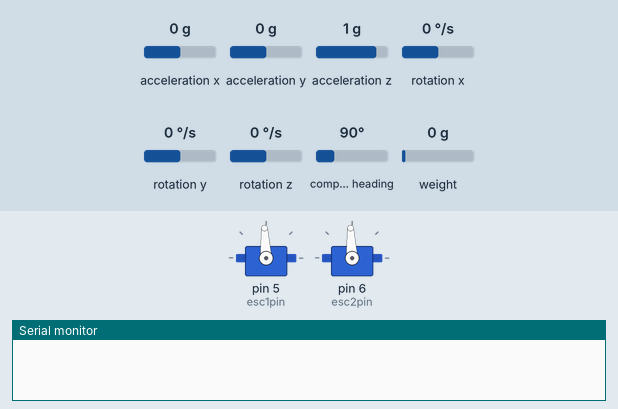
Simulated run of this sketch. Board: Arduino Uno, built with avr-gcc and run on an emulated ATmega328P. On the bench: 2 × servo, the last lines printed to the serial monitor. The test bench sets the inputs (shaded band); at power-on: acceleration x 0 g, acceleration y 0 g, acceleration z 1 g, rotation x 0 °/s, rotation y 0 °/s, rotation z 0 °/s, compass heading 90°, weight on the scale 0 g.

Above: at 0.1 s.
At 37.1 s:
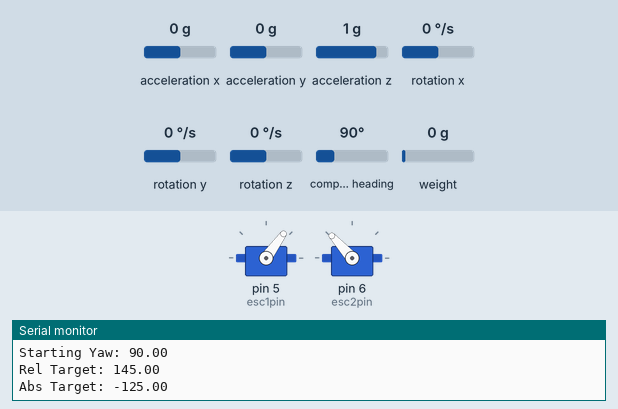
Timing chart, 0 to 38.6 s (numbered marks = the images above):
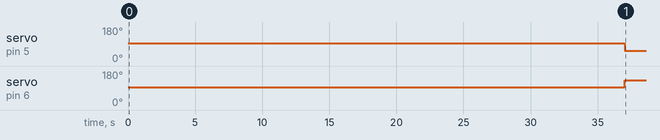

The sketch:

noPID.ino
```cpp
#include <MPU9250.h>
#include "eeprom_utils.h"
#include <Wire.h>
#include <Servo.h>
#include <HX711_ADC.h>
#include "HX711.h"

#define calib false
#define IMU_READ_PERIOD_MS 25
#define mag_dec -3.11

#define TARGET 145.0
#define maxPWM 1900
#define minPWM 1100
#define stallPWM 1500
#define minThrustThresh 150


#define DOUT  3
#define CLK  2
//#define commonThrustPower 75
//#define thrustTime 5000
#define loadCellFrequency 5 //in Hz
#define thresholdForceChangePerSecond 2.0 //if the rate of change in force deceted by the load cell is more than this value, motors will engage

#define angleThresh 15

byte esc1pin = 5; //right motor
byte esc2pin = 6; //left motor
Servo rightESC;
Servo leftESC;

//const int forwardPWM = PWMstall + ((PWMmax_F - PWMstall) * commonThrustPower / 100);

HX711 scale;

boolean thrust = false;
unsigned long initT = 0;

float calibration_factor = 20000.21; //-7050 worked for my 440lb max scale setup

MPU9250 mpu;

double starting;
double targetAbs;

void setup() {

  Serial.begin(115200);
  Wire.begin();
  rightESC.attach(esc1pin);
  leftESC.attach(esc2pin);
  stopThrust();
  delay(5000);

  // Open serial communications and wait for port to open:

  if (!mpu.setup(0x68)) {
    while(1) {
      Serial.println("MPU connection failed. Please check your connection with `connection_check` example.");
      delay(5000);
    }
  }

  if (calib) {
    Serial.println("Accel & Gyro");
    mpu.calibrateAccelGyro();
    Serial.println("Mag");
    mpu.calibrateMag();
    saveCalibration();
  }

  loadCalibration();
  mpu.setMagneticDeclination(mag_dec);

  while (!mpu.update()) {
    Serial.println("Init reading failed");
    delay(100);
  }

  unsigned long initT = millis();
  Serial.println("Waiting for PID reset");
  while (millis() < initT + 10000) {
    mpu.update();
    delay(50);
  }

  starting = mpu.getYaw();
  targetAbs = getAbs(starting, TARGET);

  Serial.println("Starting Yaw: " + String(starting));
  Serial.println("Rel Target: " + String(TARGET));
  Serial.println("Abs Target: " + String(targetAbs));

  scale.begin(DOUT, CLK);
  scale.set_scale();
  scale.tare(); //Reset the scale to 0
  long zero_factor = scale.read_average(); //Get a baseline reading

  delay(20000);
  //minThrust();
  //delay(2000);
  //motorInput(0, 0);
}

void loop() {

  //scale.set_scale(calibration_factor); //Adjust to this calibration factor
  //float initReading = scale.get_units();

  mpu.update();
  double cur = mpu.getYaw();
  double rel = getRel(cur, targetAbs);
  int pwmDiff = turnMotors(rel);
  //Serial.print(targetAbs);
  //Serial.print(",");
  //Serial.print(cur);
  //Serial.print(",");
  //Serial.print(rel);
  //Serial.print(",");
  //Serial.println(pwmDiff);

  delay(IMU_READ_PERIOD_MS);


  //motorInput(1500, 1500);
  //delay(100);


  //turnMotors(Output);

  //mpu.printRollPitchYaw();
  //Serial.print(mpu.getRoll(), 2);
  //Serial.print(",");
  //Serial.print(mpu.getPitch(), 2);
  //Serial.print(",");
  //Serial.println(mpu.getYaw(), 2);
  //Serial.println(adjustedYaw());


  /*
  delay(1000 / loadCellFrequency); //5 Hz readings
  if (!thrust && (abs(initReading - scale.get_units()) > ((double)thresholdForceChangePerSecond / loadCellFrequency))) {
    thrust = true;
    initT = millis();
    forwardThrust();
  }

  if (thrust && (millis() > initT + thrustTime)) {
    thrust = false;
    stopThrust();
  }
  */
}

double getAbs(double a, double rel) {
  double b = a + rel;
  if (b > 180) {
    return b - 360;
  } else if (b < -180) {
    return b + 360;
  }
  return b;
}

double getRel(double cur, double tar) {
  double c, t;
  c = cur;
  if (cur > tar) {
    t = tar + 360;
  } else {
    t = tar;
  }
  double r = t - c;
  double l = 360 - r;
  return (r < l) ? r : -l;
}


int turnMotors(double a) {
  //if (abs(a) < angleThresh) {
  //  stopThrust();
  //  return 0;
  //}
  int pwmDiff = 2 * map((int)abs(a), 0, 180, 0, 400);
  pwmDiff = clip(pwmDiff, minThrustThresh, 400);
  if (a > 0) {
    //set rightM to reverse: pwm = stallPWM - pwmDiff
    motorInput(stallPWM - pwmDiff, stallPWM + pwmDiff);
    //set leftM to forward: pwm = stallPWM + pwmDiff
  } else {
    motorInput(stallPWM + pwmDiff, stallPWM - pwmDiff);
  }
  return pwmDiff;
}

int clip(int val, int lower, int upper) {
  //if (val < lower) {
  //  return lower;
  //} else
  if (val > upper) {
    return upper;
  } else {
    return val;
  }
}

void stopThrust() {
  motorInput(stallPWM, stallPWM);
}

void maxThrust() {
  motorInput(maxPWM, maxPWM);
}

void minThrust() {
  motorInput(minPWM, minPWM);
}

void motorInput(int one, int two) {

  rightESC.writeMicroseconds(one);
  leftESC.writeMicroseconds(two);
}
```

eeprom_utils.h
```cpp
#include <EEPROM.h>
#include "MPU9250.h"

const uint8_t EEPROM_SIZE = 1 + sizeof(float) * 3 * 4;
extern MPU9250 mpu;

enum EEP_ADDR
{
    EEP_CALIB_FLAG = 0x00,
    EEP_ACC_BIAS = 0x01,
    EEP_GYRO_BIAS = 0x0D,
    EEP_MAG_BIAS = 0x19,
    EEP_MAG_SCALE = 0x25
};

void writeByte(int address, byte value){
  EEPROM.put(address, value);
}

void writeFloat(int address, float value){
  EEPROM.put(address, value);
}

byte readByte(int address){
  byte valueIn;
  EEPROM.get(address, valueIn);
  return valueIn;
}

float readFloat(int address){
  float valueIn;
  EEPROM.get(address, valueIn);
  return valueIn;
}

void clearCalibration()
{
    writeByte(EEP_CALIB_FLAG, 0);
}

bool isCalibrated()
{
    return (readByte(EEP_CALIB_FLAG) == 0x01);
}

void saveCalibration()
{
    writeByte(EEP_CALIB_FLAG, 1);
    writeFloat(EEP_ACC_BIAS + 0, mpu.getAccBias(0));
    writeFloat(EEP_ACC_BIAS + 4, mpu.getAccBias(1));
    writeFloat(EEP_ACC_BIAS + 8, mpu.getAccBias(2));
    writeFloat(EEP_GYRO_BIAS + 0, mpu.getGyroBias(0));
    writeFloat(EEP_GYRO_BIAS + 4, mpu.getGyroBias(1));
    writeFloat(EEP_GYRO_BIAS + 8, mpu.getGyroBias(2));
    writeFloat(EEP_MAG_BIAS + 0, mpu.getMagBias(0));
    writeFloat(EEP_MAG_BIAS + 4, mpu.getMagBias(1));
    writeFloat(EEP_MAG_BIAS + 8, mpu.getMagBias(2));
    writeFloat(EEP_MAG_SCALE + 0, mpu.getMagScale(0));
    writeFloat(EEP_MAG_SCALE + 4, mpu.getMagScale(1));
    writeFloat(EEP_MAG_SCALE + 8, mpu.getMagScale(2));
}

void loadCalibration()
{
    if (isCalibrated())
    {
        Serial.println("calibrated? : YES");
        Serial.println("load calibrated values");
        mpu.setAccBias(0, readFloat(EEP_ACC_BIAS + 0));
        mpu.setAccBias(1, readFloat(EEP_ACC_BIAS + 4));
        mpu.setAccBias(2, readFloat(EEP_ACC_BIAS + 8));
        mpu.setGyroBias(0, readFloat(EEP_GYRO_BIAS + 0));
        mpu.setGyroBias(1, readFloat(EEP_GYRO_BIAS + 4));
        mpu.setGyroBias(2, readFloat(EEP_GYRO_BIAS + 8));
        mpu.setMagBias(0, readFloat(EEP_MAG_BIAS + 0));
        mpu.setMagBias(1, readFloat(EEP_MAG_BIAS + 4));
        mpu.setMagBias(2, readFloat(EEP_MAG_BIAS + 8));
        mpu.setMagScale(0, readFloat(EEP_MAG_SCALE + 0));
        mpu.setMagScale(1, readFloat(EEP_MAG_SCALE + 4));
        mpu.setMagScale(2, readFloat(EEP_MAG_SCALE + 8));
    }
    else
    {
        Serial.println("calibrated? : NO");
        Serial.println("load default values");
        mpu.setAccBias(0, +0.005);
        mpu.setAccBias(1, -0.008);
        mpu.setAccBias(2, -0.001);
        mpu.setGyroBias(0, +1.5);
        mpu.setGyroBias(1, -0.5);
        mpu.setGyroBias(2, +0.7);
        mpu.setMagBias(0, +186.41);
        mpu.setMagBias(1, -197.91);
        mpu.setMagBias(2, -425.55);
        mpu.setMagScale(0, +1.07);
        mpu.setMagScale(1, +0.95);
        mpu.setMagScale(2, +0.99);
    }
}

void printCalibration()
{
    Serial.println("< calibration parameters >");
    Serial.print("calibrated? : ");
    Serial.println(readByte(EEP_CALIB_FLAG) ? "YES" : "NO");
    Serial.print("acc bias x  : ");
    Serial.println(readFloat(EEP_ACC_BIAS + 0) * 1000.f);
    Serial.print("acc bias y  : ");
    Serial.println(readFloat(EEP_ACC_BIAS + 4) * 1000.f);
    Serial.print("acc bias z  : ");
    Serial.println(readFloat(EEP_ACC_BIAS + 8) * 1000.f);
    Serial.print("gyro bias x : ");
    Serial.println(readFloat(EEP_GYRO_BIAS + 0));
    Serial.print("gyro bias y : ");
    Serial.println(readFloat(EEP_GYRO_BIAS + 4));
    Serial.print("gyro bias z : ");
    Serial.println(readFloat(EEP_GYRO_BIAS + 8));
    Serial.print("mag bias x  : ");
    Serial.println(readFloat(EEP_MAG_BIAS + 0));
    Serial.print("mag bias y  : ");
    Serial.println(readFloat(EEP_MAG_BIAS + 4));
    Serial.print("mag bias z  : ");
    Serial.println(readFloat(EEP_MAG_BIAS + 8));
    Serial.print("mag scale x : ");
    Serial.println(readFloat(EEP_MAG_SCALE + 0));
    Serial.print("mag scale y : ");
    Serial.println(readFloat(EEP_MAG_SCALE + 4));
    Serial.print("mag scale z : ");
    Serial.println(readFloat(EEP_MAG_SCALE + 8));
}

void printBytes()
{
    for (size_t i = 0; i < EEPROM_SIZE; ++i)
        Serial.println(readByte(i), HEX);
}

void setupEEPROM()
{
    Serial.println("EEPROM start");

    if (!isCalibrated())
    {
        Serial.println("Need Calibration!!");
    }
    Serial.println("EEPROM calibration value is : ");
    printCalibration();
    Serial.println("Loaded calibration value is : ");
    loadCalibration();
}
```

Measured:
- by itself, servo on pin 5 (esc1pin): 93° → 54° at 37.0 s
- by itself, servo on pin 6 (esc2pin): 93° → 132° at 37.0 s
